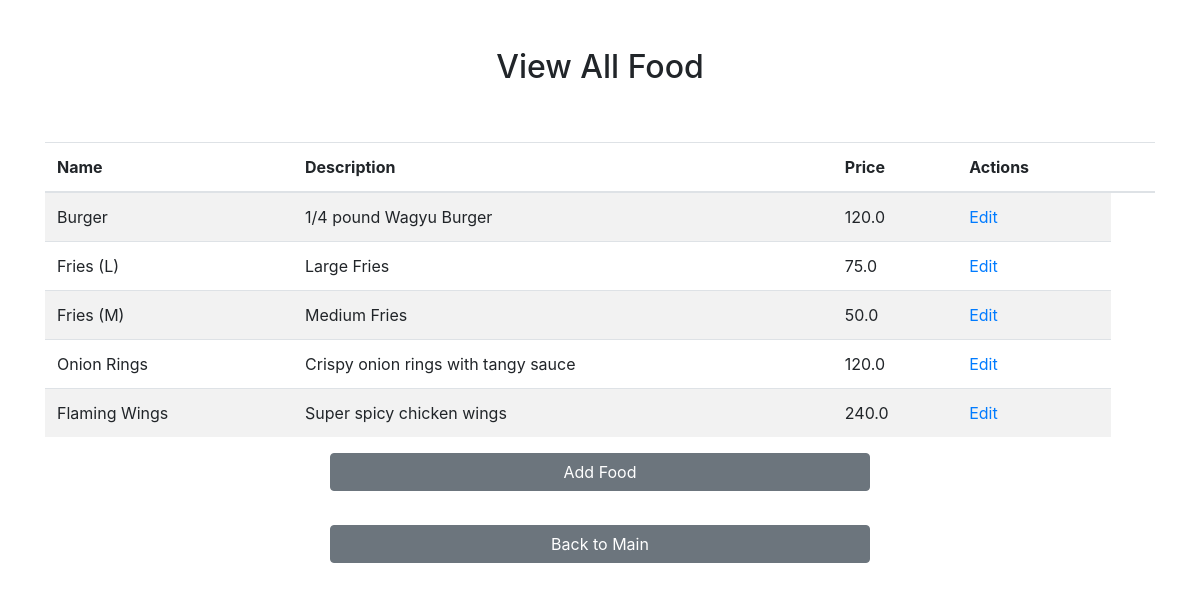
The app's page /grabgrub/viewfood.html/ with its own data.
### Kiosk/models.py (models this page shows, shortened)
class Food(models.Model):
    name = models.CharField(max_length=300)
    description = models.CharField(max_length=300)
    price = models.FloatField()
    created_at = models.DateTimeField(blank = True, null = True)
    objects = models.Manager()

### Kiosk/views.py (the view)
# urls.py: path('grabgrub/viewfood.html/', views.foodlist,name="foodlist"),
def foodlist(request):
    food_objects=Food.objects.all()
    return render(request,'Kiosk/FOOD/food_list.html',{'foods':food_objects})

### Kiosk/templates/Kiosk/FOOD/food_list.html (shortened to what this page needs)
{% extends 'Kiosk/home.html' %}
{% load static %}
    {% block content %}
    <br>
    <br>
    <h2 class="text-center">View All Food</h2>
    <br>
    <br>
    <div class="container">
        <div class="row">
            <div class="col-12">
                <table class="table table-striped">
                    <thead>
                        <th scope="col"> Name </th>
                        <th scope="col"> Description </th>
                        <th scope="col"> Price </th>
                        <th scope="col"> Actions </th>
                        <th>     </th>
                    </thead>
                    <tbody>
                        {% for f in foods %}
                        <tr>
                            <td> {{ f.name }} </td>
                            <td> {{ f.description }} </td>
                            <td> {{ f.price }} </td>
                            <td> <a href="{% url 'foodupdate' f.id %}"> Edit </a></td>
                        {% endfor %}
                    </tbody>
                </table>
            </div>
    <div class='container'>
        <div class='row'>
            <div class="col-lg-6 offset-lg-3">
                <a href="{% url 'foodform' %}"><button id="singlebutton" name="singlebutton" class="btn btn-secondary btn-md btn-block">Add Food</button></a>
            </div>
        </div>
    </div>
    <br>
    <br>
    <br>
    <div class='container'>
        <div class='row'>
            <div class="col-lg-6 offset-lg-3">
                <a href="{% url 'homepage' %}"><button id="singlebutton" name="singlebutton" class="btn btn-secondary btn-md btn-block">Back to Main</button></a>
            </div>
        </div>
    </div>
    {% endblock %}

### records on screen
Food: name "Burger", description "1/4 pound Wagyu Burger", price "120.0"
Food: name "Fries (L)", description "Large Fries", price "75.0"
Food: name "Fries (M)", description "Medium Fries", price "50.0"
Food: name "Onion Rings", description "Crispy onion rings with tangy sauce", price "120.0"
Food: name "Flaming Wings", description "Super spicy chicken wings", price "240.0"
